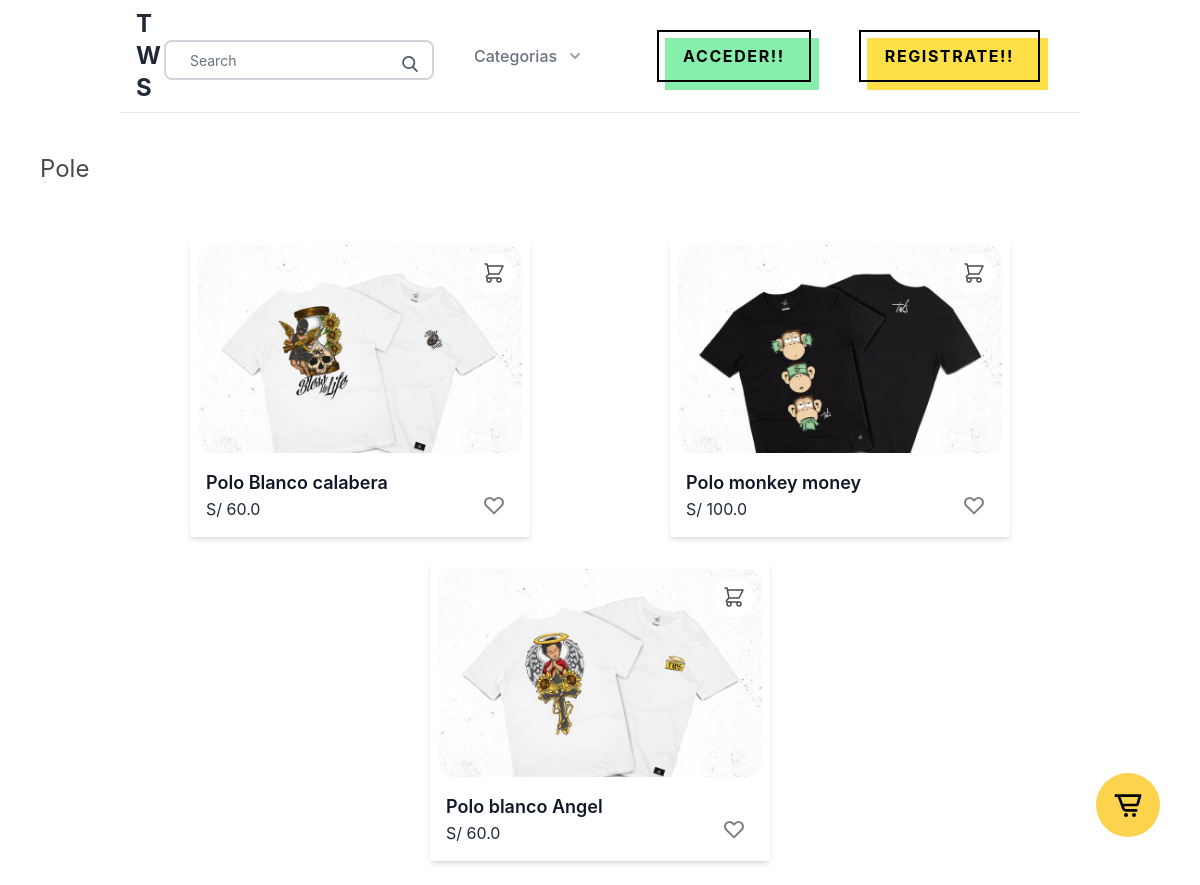
The app's page /Pole/ with its own data.
### apps/store/models.py (models this page shows, shortened)
class Category(models.Model):
    parent = models.ForeignKey('self',related_name='children',on_delete=models.CASCADE,blank=True,null=True)
    title = models.CharField(max_length=255)
    slug = models.SlugField(max_length=255)
    is_featured=models.BooleanField(default=False)
    ordering=models.IntegerField(default=0)
    class Meta:
        verbose_name_plural='Categories'
        ordering=('ordering',)
    def __str__(self):
        return self.title

class Product(models.Model):
    category=models.ForeignKey(Category,related_name='products',on_delete=models.CASCADE)
    parent=models.ForeignKey('self', related_name='variants', on_delete=models.CASCADE,blank=True,null=True)
    title = models.CharField(max_length=255)
    slug = models.SlugField(max_length=255)
    description = models.TextField(blank=True,null=True)
    price=models.FloatField()
    is_featured=models.BooleanField(default=False)
    num_available=models.IntegerField(default=1)
    date_added=models.DateTimeField( auto_now_add=True)
    image=models.ImageField(upload_to='uploads/', blank=True,null=True)
    thumbnail=models.ImageField(upload_to='uploads/',blank=True,null=True)
    sizes=models.ManyToManyField(Size,blank=True,null=True)
    class Meta:
        ordering=('-date_added',)

### apps/store/views.py (the view)
# urls.py: path('<slug:slug>/',category_detail,name='category_detail'),
def category_detail(request, slug):
    print("hola")
    category=get_object_or_404(Category,slug=slug)
    products=category.products.filter(parent=None)
    context={
        'category':category,
        'products':products,
    }
    return render(request, 'category_detail.html', context)

### apps/cart/cart.py (called while the page is built)
    def __iter__(self):
        product_ids=self.cart.keys()
        product_clean_ids=[]
        for p in product_ids:
            product_clean_ids.append(p)
            self.cart[str(p)]['product'] = Product.objects.get(pk=p)
        for item in self.cart.values():
            item['total_price'] = float(item['price'])*int(item['quantity'])
            yield item

    def get_total_length(self):
        return sum(int(item['quantity']) for item in self.cart.values())

    def get_total_cost(self):
        return sum(float(item['total_price']) for item in self)

### apps/cart/context_processors.py (called while the page is built, shortened)
def cart(request):
    cart=Cart(request)
    productsstring =''
    if request.user.is_authenticated:
        first_name=request.user.first_name
        last_name=request.user.last_name
        email=request.user.email
        address=request.user.userprofile.address
        zipcode=request.user.userprofile.zipcode
        place=request.user.userprofile.place
        phone=request.user.userprofile.phone
    else:
        first_name=last_name=email=address= zipcode= place= phone=''
    context={
        'cart':cart,
        'productsstring':productsstring,
        'pub_key':settings.STRIPE_API_KEY_PUBLISHABLE,
        'first_name':first_name,
        'last_name':last_name,
        'email':email,
        'address':address,
        'zipcode':zipcode,
        'place':place,
        'phone':phone
    }
    return context

### apps/store/context_processors.py (called while the page is built)
def menu_categories(request):
    categories = Category.objects.filter(parent=None)
    return {'menu_categories': categories}

### apps/store/templates/category_detail.html
{% extends 'base.html' %}
{% block content %}
<h1 class="text-2xl my-10 ml-10">{{category}}</h1>
{% with products as list_products %}
<div class="container">
    {% include 'parts/product_list.html' %}
  </div>
      {% endwith %}
{% endblock content %}

### apps/store/templates/parts/product_list.html (shortened to what this page needs)
  <div class="relative m-3 flex flex-wrap mx-auto justify-around">
    {% for p in list_products %}
    <div class="relative max-w-sm min-w-[340px]  bg-white shadow-md rounded-sm p-2 mx-1 my-3 cursor-pointer">
      <div class="overflow-x-hidden rounded-2xl relative">
        <a href="{% url 'product_detail' p.category.slug p.slug %}"><img class="h-52 rounded-2xl w-full object-cover" src="{{p.thumbnail.url}}" alt="{{p.title}}"></a>
        <p class="absolute right-2 top-2 bg-white rounded-full p-2 cursor-pointer group">
        </p>
      </div>
      <div class="mt-4 pl-2 mb-2 flex justify-between ">
        <div>
          <a href="{% url 'product_detail' p.category.slug p.slug %}"  class="text-lg font-semibold text-gray-900 mb-0">{{p.title}}</a>
          <p class="text-md text-gray-800 mt-0">S/ {{p.price}}</p>
        </div>
        <div class="flex flex-col-reverse mb-1 mr-4 group cursor-pointer">
        </div>
      </div>
    </div>
    {% endfor %}
  </div>

### records on screen
Category: title "Pole"
Product: thumbnail (picture), title "Polo Blanco calabera", price "60.0"
Product: thumbnail (picture), title "Polo monkey money", price "100.0"
Product: thumbnail (picture), title "Polo blanco Angel", price "60.0"
